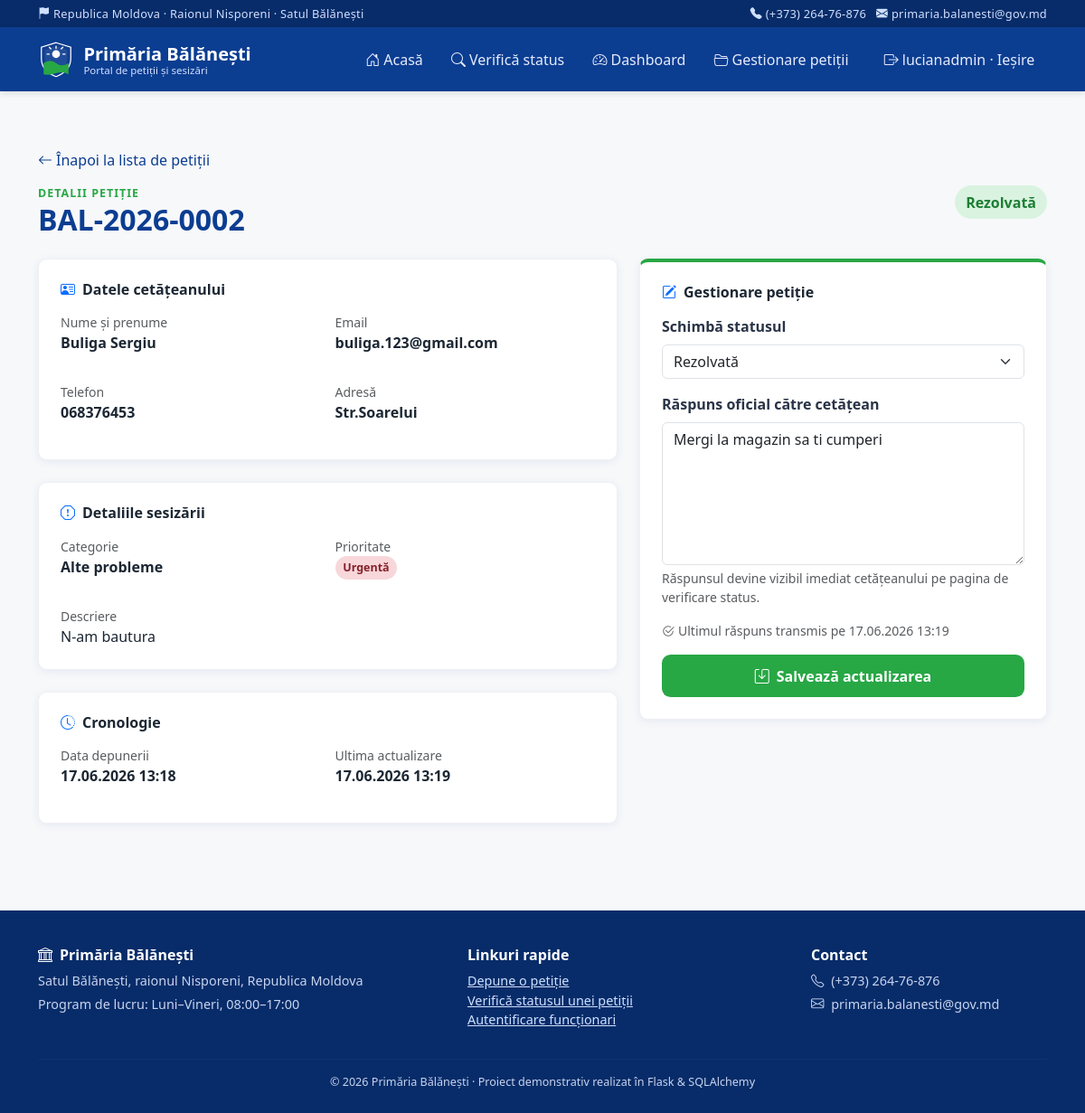
Page /admin/petitie/2 (signed in) on the committed database.
### models.py (models this page shows, shortened)
class Petition(db.Model):
    __tablename__ = "petitions"
    id = db.Column(db.Integer, primary_key=True)
    registration_number = db.Column(db.String(20), unique=True, nullable=False, index=True)
    nume = db.Column(db.String(150), nullable=False)
    email = db.Column(db.String(150), nullable=False)
    telefon = db.Column(db.String(30), nullable=False)
    adresa = db.Column(db.String(255), nullable=False)
    categorie = db.Column(db.String(50), nullable=False)
    prioritate = db.Column(db.String(20), nullable=False)
    descriere = db.Column(db.Text, nullable=False)
    fotografie = db.Column(db.String(255), nullable=True)  # numele fișierului încărcat
    status = db.Column(db.String(30), nullable=False, default="Înregistrată")
    raspuns = db.Column(db.Text, nullable=True)
    data_raspuns = db.Column(db.DateTime, nullable=True)
    created_at = db.Column(db.DateTime, nullable=False, default=datetime.utcnow)
    updated_at = db.Column(
        db.DateTime, nullable=False, default=datetime.utcnow, onupdate=datetime.utcnow
    )

### app.py (the view, shortened to what this page needs)
@app.route("/admin/petitie/<int:petition_id>", methods=["GET", "POST"])
@login_required
def petition_details(petition_id):
    petitie = Petition.query.get_or_404(petition_id)
    return render_template("petition_details.html", petitie=petitie, statusuri=STATUSURI)

### app.py (called while the page is built)
def login_required(view):
    @wraps(view)
    def wrapped_view(*args, **kwargs):
        if not session.get("user_id"):
            flash("Trebuie să vă autentificați pentru a accesa această pagină.", "warning")
            return redirect(url_for("login", next=request.path))
        return view(*args, **kwargs)
    return wrapped_view

@app.context_processor
def inject_globals():
    return dict(
        current_year=datetime.now().year,
        logged_in_user=session.get("username"),
    )

### templates/petition_details.html (shortened to what this page needs)
{% extends "layouts/base.html" %}
{% block content %}
<section class="container py-5">
  <p class="mb-3">
    <a href="{{ url_for('manage_petitions') }}" class="text-decoration-none">
      <i class="bi bi-arrow-left me-1"></i>Înapoi la lista de petiții
    </a>
  </p>
  <div class="d-flex justify-content-between align-items-start flex-wrap gap-2 mb-4">
    <div>
      <div class="pb-section-eyebrow">Detalii petiție</div>
      <h2 class="pb-section-title mb-0">{{ petitie.registration_number }}</h2>
    </div>
    {% set s = petitie.status %}
    <span class="badge-status fs-6
      {% if s == 'Înregistrată' %}status-inregistrata
      {% elif s == 'În analiză' %}status-analiza
      {% elif s == 'În lucru' %}status-lucru
      {% elif s == 'Rezolvată' %}status-rezolvata
      {% elif s == 'Respinsă' %}status-respinsa{% endif %}">{{ s }}</span>
  </div>
  <div class="row g-4">
    <div class="col-lg-7">
      <div class="pb-card p-4 mb-4">
        <h6 class="fw-bold mb-3"><i class="bi bi-person-vcard me-2 text-primary"></i>Datele cetățeanului</h6>
        <div class="row g-3">
          <div class="col-md-6">
            <p class="text-muted small mb-0">Nume și prenume</p>
            <p class="fw-semibold">{{ petitie.nume }}</p>
          </div>
          <div class="col-md-6">
            <p class="text-muted small mb-0">Email</p>
            <p class="fw-semibold">{{ petitie.email }}</p>
          </div>
          <div class="col-md-6">
            <p class="text-muted small mb-0">Telefon</p>
            <p class="fw-semibold">{{ petitie.telefon }}</p>
          </div>
          <div class="col-md-6">
            <p class="text-muted small mb-0">Adresă</p>
            <p class="fw-semibold">{{ petitie.adresa }}</p>
          </div>
        </div>
      </div>
      <div class="pb-card p-4 mb-4">
        <h6 class="fw-bold mb-3"><i class="bi bi-exclamation-octagon me-2 text-primary"></i>Detaliile sesizării</h6>
        <div class="row g-3 mb-3">
          <div class="col-md-6">
            <p class="text-muted small mb-0">Categorie</p>
            <p class="fw-semibold">{{ petitie.categorie }}</p>
          </div>
          <div class="col-md-6">
            <p class="text-muted small mb-0">Prioritate</p>
            {% set pr = petitie.prioritate %}
            <span class="badge-prioritate
              {% if pr == 'Scăzută' %}prio-scazuta
              {% elif pr == 'Medie' %}prio-medie
              {% elif pr == 'Ridicată' %}prio-ridicata
              {% elif pr == 'Urgentă' %}prio-urgenta{% endif %}">{{ pr }}</span>
          </div>
        </div>
        <p class="text-muted small mb-0">Descriere</p>
        <p class="mb-0">{{ petitie.descriere }}</p>
      </div>
      <div class="pb-card p-4">
        <h6 class="fw-bold mb-3"><i class="bi bi-clock-history me-2 text-primary"></i>Cronologie</h6>
        <div class="row g-3">
          <div class="col-md-6">
            <p class="text-muted small mb-0">Data depunerii</p>
            <p class="fw-semibold">{{ petitie.created_at.strftime('%d.%m.%Y %H:%M') }}</p>
          </div>
          <div class="col-md-6">
            <p class="text-muted small mb-0">Ultima actualizare</p>
            <p class="fw-semibold">{{ petitie.updated_at.strftime('%d.%m.%Y %H:%M') }}</p>
          </div>
        </div>
      </div>
    </div>
    <div class="col-lg-5">
      <div class="pb-card p-4" style="border-top: 4px solid var(--pb-green);">
        <h6 class="fw-bold mb-3"><i class="bi bi-pencil-square me-2 text-primary"></i>Gestionare petiție</h6>
        <form method="POST" action="{{ url_for('petition_details', petition_id=petitie.id) }}" id="formActualizarePetitie">
          <div class="mb-3">
            <label for="status" class="form-label">Schimbă statusul</label>
            <select class="form-select" id="status" name="status">
              {% for s in statusuri %}
                <option value="{{ s }}" {% if petitie.status == s %}selected{% endif %}>{{ s }}</option>
              {% endfor %}
            </select>
          </div>
          <div class="mb-3">
            <label for="raspuns" class="form-label">Răspuns oficial către cetățean</label>
            <textarea class="form-control" id="raspuns" name="raspuns" rows="6"
                      placeholder="Scrieți răspunsul oficial al primăriei...">{{ petitie.raspuns or '' }}</textarea>
            <div class="form-text">Răspunsul devine vizibil imediat cetățeanului pe pagina de verificare status.</div>
          </div>
          {% if petitie.data_raspuns %}
            <p class="small text-muted">
              <i class="bi bi-check2-circle me-1"></i>Ultimul răspuns transmis pe {{ petitie.data_raspuns.strftime('%d.%m.%Y %H:%M') }}
            </p>
          {% endif %}
          <button type="submit" class="btn btn-pb-primary w-100">
            <i class="bi bi-save me-2"></i>Salvează actualizarea
          </button>
        </form>
      </div>
    </div>
  </div>
</section>
{% endblock %}

### static/css/style.css (style rules this page uses)
:root { --pb-blue: #0B3D91; --pb-blue-dark: #082c69; --pb-blue-light: #e8edf8; --pb-green: #28A745; --pb-green-dark: #1e7e34; --pb-white: #ffffff; --pb-gray-50: #f7f8fa; --pb-gray-100: #eef0f4; --pb-gray-600: #5a6472; --pb-radius: 0.6rem; --pb-shadow: 0 2px 10px rgba(11, 61, 145, 0.08); --pb-shadow-hover: 0 10px 24px rgba(11, 61, 145, 0.14); }
* { box-sizing: border-box; }
body { font-family: "Segoe UI", "Inter", system-ui, -apple-system, Roboto, Arial, sans-serif; background-color: var(--pb-gray-50); color: #1c2733; min-height: 100vh; display: flex; flex-direction: column; }
a { color: var(--pb-blue); }
.btn-pb-primary { background: var(--pb-green); border: none; color: var(--pb-white); font-weight: 600; padding: 0.7rem 1.6rem; border-radius: var(--pb-radius); transition: transform 0.15s ease, background-color 0.15s ease, box-shadow 0.15s ease; }
.pb-card { background: var(--pb-white); border: 1px solid var(--pb-gray-100); border-radius: var(--pb-radius); box-shadow: var(--pb-shadow); transition: transform 0.18s ease, box-shadow 0.18s ease; }
.pb-section-eyebrow { text-transform: uppercase; letter-spacing: 0.08em; font-size: 0.78rem; font-weight: 700; color: var(--pb-green); }
.pb-section-title { font-weight: 800; color: var(--pb-blue); }
.form-label { font-weight: 600; color: #2a3447; }
.badge-status { font-weight: 600; padding: 0.4em 0.75em; border-radius: 50px; }
.status-rezolvata { background: #d9f3e0; color: var(--pb-green-dark); }
.badge-prioritate { font-weight: 600; padding: 0.35em 0.7em; border-radius: 50px; font-size: 0.78rem; }
.prio-urgenta { background: #f8d7da; color: #842029; }

### rows in the picture
Petition: registration_number "BAL-2026-0002", status "Rezolvată", nume "Buliga Sergiu", email "buliga.123@gmail.com", telefon "068376453", adresa "Str.Soarelui", categorie "Alte probleme", prioritate "Urgentă", descriere "N-am bautura", created_at "17.06.2026 13:18", updated_at "17.06.2026 13:19", raspuns "Mergi la magazin sa ti cumperi", data_raspuns "17.06.2026 13:19"

### other values in the picture
{{ session.get('username') }} "lucianadmin"
